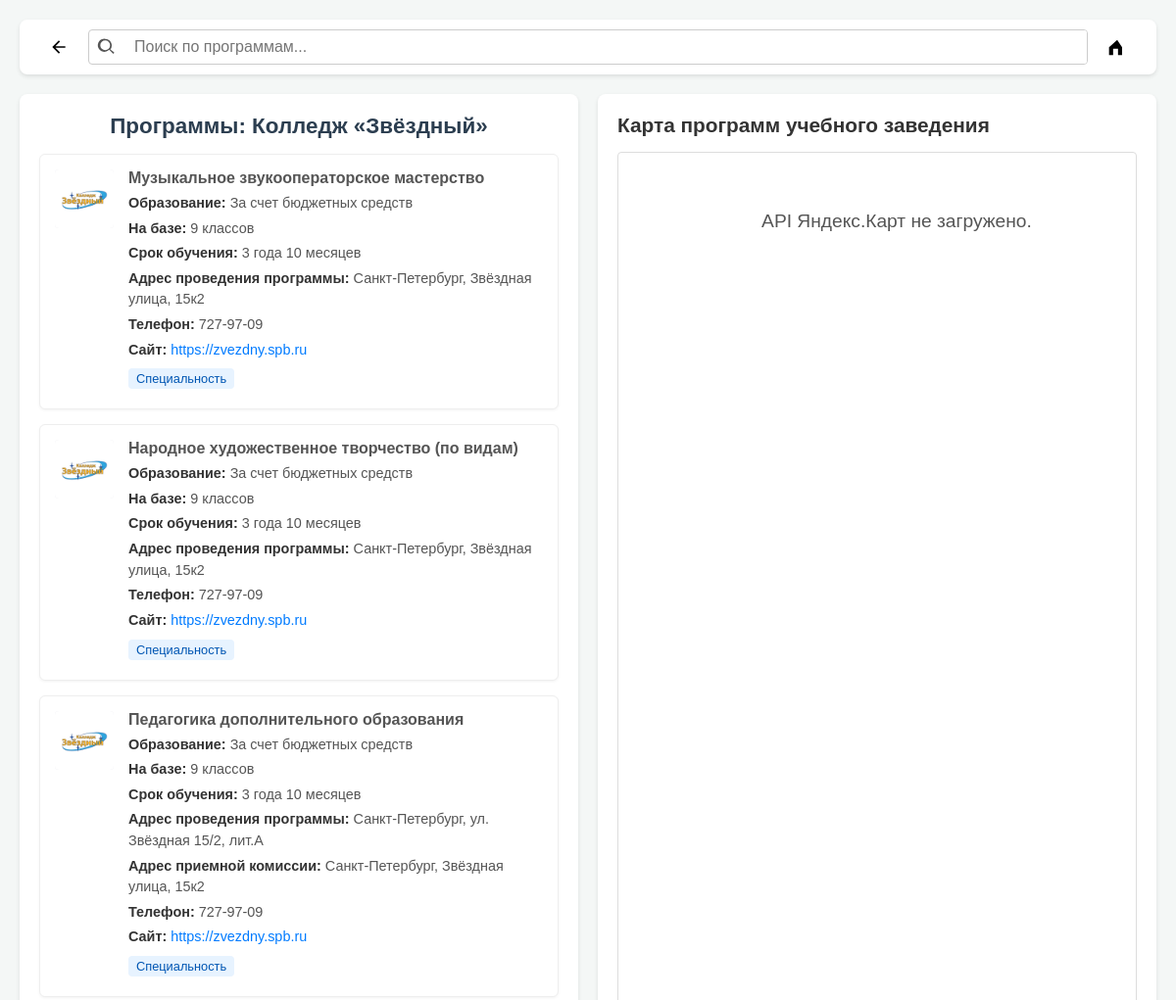
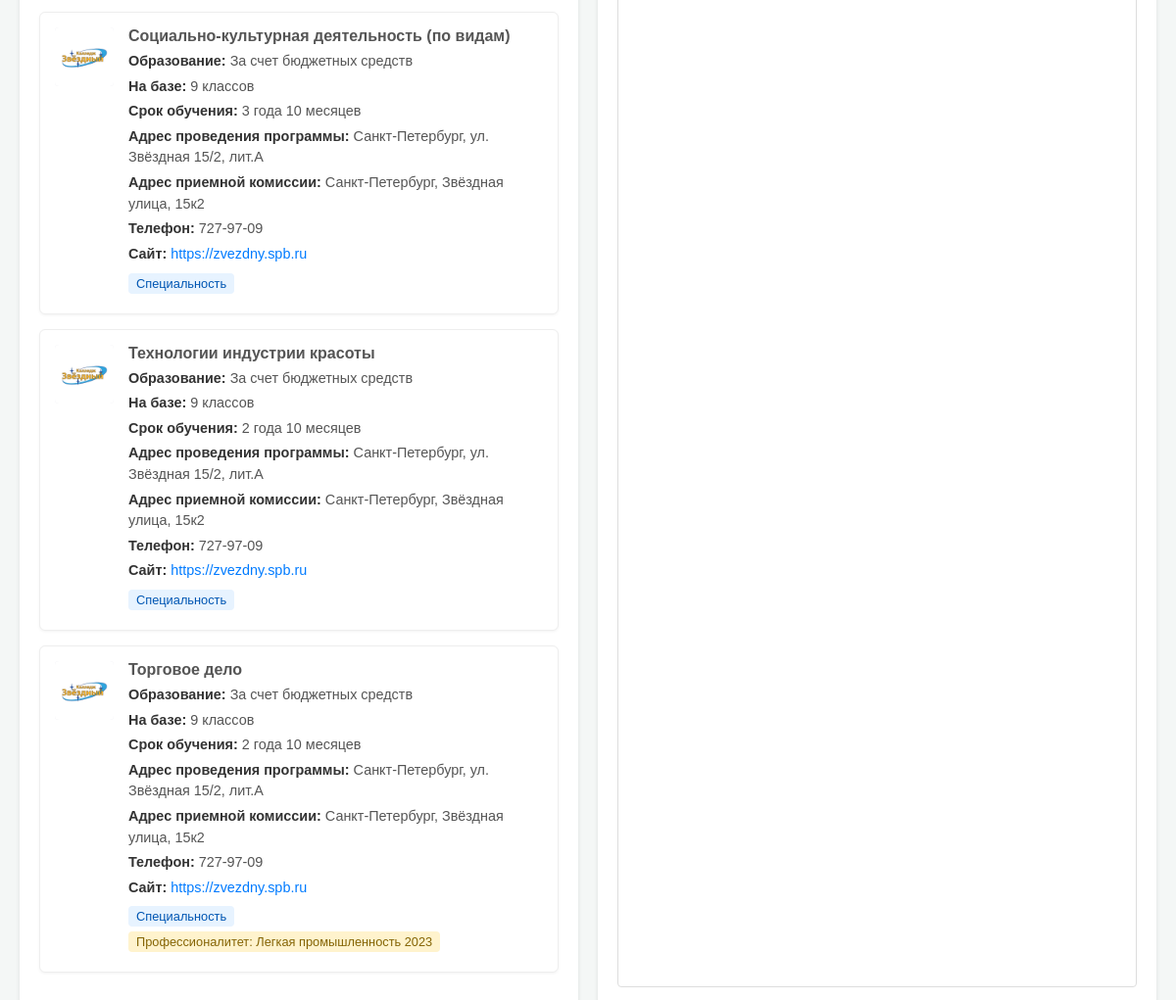
The page /abiturent/establishment-programs.php?establishment_id=7 on the database its author committed (2 pictures, top to bottom).
### tables this page shows
CREATE TABLE `establishments` (
  `id` int(11) NOT NULL,
  `name` text NOT NULL,
  `logo_path` text DEFAULT NULL,
  `address` text DEFAULT NULL,
  `latitude` text DEFAULT NULL,
  `longitude` text DEFAULT NULL,
  `phone` text DEFAULT NULL,
  `website` text DEFAULT NULL,
  `created_at` timestamp NOT NULL DEFAULT current_timestamp()
);

CREATE TABLE `bundles` (
  `id` int(11) NOT NULL,
  `establishment_id` int(11) NOT NULL,
  `program_id` int(11) NOT NULL,
  `education_type` text DEFAULT NULL,
  `education_base` text DEFAULT NULL,
  `duration` text DEFAULT NULL,
  `program_address` text DEFAULT NULL,
  `program_latitude` text DEFAULT NULL,
  `program_longitude` text DEFAULT NULL,
  `cluster_id` int(11) DEFAULT NULL,
  `created_at` timestamp NOT NULL DEFAULT current_timestamp()
);

CREATE TABLE `programs` (
  `id` int(11) NOT NULL,
  `direction_id` int(11) NOT NULL,
  `name` text NOT NULL,
  `program_code` text NOT NULL,
  `keywords` text DEFAULT NULL,
  `image_path` text DEFAULT NULL,
  `attributes` text DEFAULT NULL,
  `created_at` timestamp NOT NULL DEFAULT current_timestamp()
);

CREATE TABLE `clusters` (
  `id` int(11) NOT NULL,
  `name` text NOT NULL,
  `image_path` text DEFAULT NULL,
  `created_at` timestamp NOT NULL DEFAULT current_timestamp()
);

### abiturent/establishment-programs.php (the view, shortened to what this page needs)
<?php
require_once __DIR__ . '/admin/config.php';
$establishment_id_filter = isset($_GET['establishment_id']) ? (int)trim($_GET['establishment_id']) : null;
$page_title = 'Программы учебного заведения';
$links_data = [];
$current_establishment_name = null;
if ($establishment_id_filter) {
    $stmt_est_name = $conn->prepare("SELECT name FROM establishments WHERE id = ?");
    $stmt_est_name->bind_param("i", $establishment_id_filter);
    $stmt_est_name->execute();
    $est_name_res = $stmt_est_name->get_result();
    if ($est_data = $est_name_res->fetch_assoc()) {
        $current_establishment_name = $est_data['name'];
        $page_title = "Программы: " . htmlspecialchars($current_establishment_name);
    } else {
        $page_title = "Учебное заведение не найдено";
        $establishment_id_filter = null;
    }
    if ($establishment_id_filter && $current_establishment_name) {
        $sql_select_bundles = "
            SELECT
                b.id as bundle_id,
                b.education_type,
                b.education_base,
                b.duration,
                b.program_address,
                b.program_latitude,
                b.program_longitude,
                b.cluster_id,
                e.id as establishment_id,
                e.name as establishment_name,
                e.logo_path as establishment_logo_path,
                e.address as establishment_main_address,
                e.latitude as establishment_main_latitude,
                e.longitude as establishment_main_longitude,
                e.phone as establishment_phone,
                e.website as establishment_website,
                p.id as program_id,
                p.name as program_name,
                p.program_code as program_code_val,
                p.attributes as program_attributes,
                cls.name as actual_cluster_name
            FROM bundles b
            JOIN establishments e ON b.establishment_id = e.id
            JOIN programs p ON b.program_id = p.id
            LEFT JOIN clusters cls ON b.cluster_id = cls.id
            WHERE b.establishment_id = ?
            ORDER BY p.name
        ";
        $stmt_links = $conn->prepare($sql_select_bundles);
        $stmt_links->bind_param("i", $establishment_id_filter);
        $stmt_links->execute();
        $result_links = $stmt_links->get_result();
        $raw_bundles_data = $result_links->fetch_all(MYSQLI_ASSOC);
        foreach($raw_bundles_data as $bundle) {
            $link_item = [];
            $link_item['id'] = $bundle['bundle_id'];
            $link_item['college_name'] = $bundle['establishment_name'];
            $link_item['college_logo_path'] = $bundle['establishment_logo_path'] ?  "./uploads/establishments/".$bundle['establishment_logo_path'] : "uploads/establishments/placeholder.svg";
            $link_item['program_name_in_bundle'] = $bundle['program_name'];
            $link_item['show_program_name_in_card'] = false;
            $link_item['education_type'] = $bundle['education_type'];
            $link_item['base_level'] = $bundle['education_base'];
            $link_item['duration'] = $bundle['duration'];
            $link_item['program_address'] = $bundle['program_address'];
            $link_item['commission_address'] = $bundle['establishment_main_address'];
            $link_item['phone'] = $bundle['establishment_phone'];
            $link_item['website'] = $bundle['establishment_website'];
            $link_item['program_attributes_array'] = !empty($bundle['program_attributes']) ? array_map('trim', explode(',', $bundle['program_attributes'])) : [];
            $link_item['is_professionalitet'] = !empty($bundle['cluster_id']);
            $link_item['cluster_name_on_card'] = $bundle['actual_cluster_name'];
            $link_item['latitude'] = $bundle['program_latitude'] ? $bundle['program_latitude'] : $bundle['establishment_main_latitude'];
            $link_item['longitude'] = $bundle['program_longitude'] ? $bundle['program_longitude'] : $bundle['establishment_main_longitude'];
            $link_item['map_address'] = $bundle['program_address'] ? $bundle['program_address'] : $bundle['establishment_main_address'];
            $link_item['search_text'] = strtolower(
                ($bundle['establishment_name'] ?? '') . " " .
                ($bundle['program_name'] ?? '') . " " .
                ($bundle['education_type'] ?? '') . " " .
                ($bundle['education_base'] ?? '') . " " .
                ($bundle['program_address'] ?? '') . " " .
                ($bundle['establishment_main_address'] ?? '') . " " .
                implode(' ', $link_item['program_attributes_array']) .
                ($link_item['is_professionalitet'] ? " профессионалитет " . ($bundle['actual_cluster_name'] ?? '') : "")
            );
            $links_data[] = $link_item;
        }
    }
} else {
    $page_title = "Учебное заведение не выбрано";
}
?>
<!DOCTYPE html>
<html lang="ru">
<head>
</head>
<body>
    <header class="header">
        <button class="header-button back-button" id="backButton" title="Назад">
             <svg xmlns="http://www.w3.org/2000/svg" viewBox="0 0 24 24" fill="currentColor" width="20px" height="20px">
                <path d="M20 11H7.83l5.59-5.59L12 4l-8 8 8 8 1.41-1.41L7.83 13H20v-2z"/>
            </svg>
        </button>
        <div class="search-area">
            <div class="search-container">
                 <svg xmlns="http://www.w3.org/2000/svg" viewBox="0 0 24 24" fill="currentColor" width="20px" height="20px">
                    <path d="M10 2a8 8 0 0 1 6.32 12.9L20.69 18.3a1 1 0 0 1-1.41 1.41l-4.39-4.38A8 8 0 1 1 10 2zm0 2a6 6 0 1 0 0 12A6 6 0 0 0 10 4z"/>
                </svg>
                <input type="text" class="search-input" id="linkSearchInput" placeholder="Поиск по программам...">
            </div>
             <button class="header-button filter-button" id="goHomeButtonEst" title="На главную"> <svg xmlns="http://www.w3.org/2000/svg" viewBox="0 0 24 24" fill="currentColor" width="20px" height="20px">
                   <path d="M12 3.198l-10 9.143V22h5V14h6v8h5V12.34L12 3.198z"/>
                </svg>
            </button>
        </div>
    </header>
    <main class="container">
        <div class="left-column">
            <h2 class="main-title" id="pageMainTitle"><?php echo htmlspecialchars($page_title); ?></h2>
            <div class="link-list" id="linkList">
                <?php if (!$establishment_id_filter): ?>
                    <p class="no-results php-message">Учебное заведение не выбрано. Пожалуйста, укажите ID учебного заведения.</p>
                <?php elseif (empty($links_data) && $current_establishment_name): ?>
                    <p class="no-results php-message">В учебном заведении "<?php echo htmlspecialchars($current_establishment_name); ?>" пока нет доступных программ.</p>
                <?php elseif (empty($links_data) && !$current_establishment_name): ?>
                     <p class="no-results php-message">Учебное заведение не найдено или не имеет программ.</p>
                <?php else: ?>
                    <?php foreach ($links_data as $link): ?>
                        <div class="link-item" data-id="<?php echo $link['id']; ?>" data-search-text="<?php echo htmlspecialchars($link['search_text']); ?>" data-lat="<?php echo htmlspecialchars($link['latitude']); ?>" data-lon="<?php echo htmlspecialchars($link['longitude']); ?>">
                            <div class="college-logo">
                                <img src="<?php echo htmlspecialchars($link['college_logo_path']); ?>" alt="Логотип <?php echo htmlspecialchars($link['college_name']); ?>">
                            </div>
                            <div class="link-details">
                                <span class="program-name-in-card"><?php echo htmlspecialchars($link['program_name_in_bundle']); ?></span>
                                <?php if (!empty($link['education_type'])): ?><p><strong>Образование:</strong> <?php echo htmlspecialchars($link['education_type']); ?></p><?php endif; ?>
                                <?php if (!empty($link['base_level'])): ?><p><strong>На базе:</strong> <?php echo htmlspecialchars($link['base_level']); ?></p><?php endif; ?>
                                <?php if (!empty($link['duration'])): ?><p><strong>Срок обучения:</strong> <?php echo htmlspecialchars($link['duration']); ?></p><?php endif; ?>
                                <?php if (!empty($link['program_address'])): ?><p><strong>Адрес проведения программы:</strong> <?php echo htmlspecialchars($link['program_address']); ?></p><?php endif; ?>
                                <?php if (!empty($link['commission_address']) && $link['commission_address'] !== $link['program_address']): ?>
                                    <p><strong>Адрес приемной комиссии:</strong> <?php echo htmlspecialchars($link['commission_address']); ?></p>
                                <?php endif; ?>
                                <?php if (!empty($link['phone'])): ?><p><strong>Телефон:</strong> <?php echo htmlspecialchars($link['phone']); ?></p><?php endif; ?>
                                <?php if (!empty($link['website'])): ?><p class="college-website"><strong>Сайт:</strong> <a href="<?php echo htmlspecialchars($link['website']); ?>" target="_blank" rel="noopener noreferrer"><?php echo htmlspecialchars($link['website']); ?></a></p><?php endif; ?>
                                <div class="tags-container">
                                    <?php if (!empty($link['program_attributes_array'])): ?>
                                        <?php foreach ($link['program_attributes_array'] as $attr):
                                              $tag_class = 'attribute-tag';
                                        ?>
                                            <span class="<?php echo $tag_class; ?>"><?php echo htmlspecialchars($attr); ?></span>
                                        <?php endforeach; ?>
                                    <?php endif; ?>
                                    <?php if ($link['is_professionalitet']): ?>
                                        <span class="attribute-tag professionalitet-tag">
                                            Профессионалитет<?php echo !empty($link['cluster_name_on_card']) ? ': ' . htmlspecialchars($link['cluster_name_on_card']) : ''; ?>
                                        </span>
                                    <?php endif; ?>
                                </div>
                            </div>
                        </div>
                    <?php endforeach; ?>
                <?php endif; ?>
            </div>
        </div>
        <div class="right-column">
            <h3 class="map-title">Карта программ учебного заведения</h3>
            <div id="map" class="map-container">
            </div>
        </div>
    </main>
</body>
</html>

### abiturent/establishment-programs.php (style rules this page uses)
body { font-family: sans-serif; margin: 0; background-color: #f4f7f6; display: flex; flex-direction: column; align-items: center; padding: 20px; }
.header { width: 100%; max-width: 1200px; display: flex; align-items: center; background-color: #fff; padding: 10px 20px; border-radius: 8px; box-shadow: 0 2px 4px rgba(0, 0, 0, 0.1); margin-bottom: 20px; box-sizing: border-box; }
.search-area { display: flex; align-items: center; flex-grow: 1; }
.search-container { display: flex; align-items: center; flex-grow: 1; border: 1px solid #ccc; border-radius: 4px; overflow: hidden; margin-right: 10px; }
.search-input { border: none; padding: 8px 10px; flex-grow: 1; outline: none; font-size: 1rem; }
.search-container svg { margin: 0 8px; color: #555; }
.header-button { background-color: transparent; border: none; padding: 8px 10px; cursor: pointer; display: flex; align-items: center; }
.back-button { margin-right: 10px; }
.container { width: 100%; max-width: 1200px; display: flex; gap: 20px; flex: 1; }
.left-column { flex: 1; background-color: #fff; padding: 20px; border-radius: 8px; box-shadow: 0 2px 4px rgba(0, 0, 0, 0.1); overflow-y: auto; max-height: calc(100vh - 160px); display: flex; flex-direction: column; }
.right-column { flex: 1; background-color: #fff; padding: 20px; border-radius: 8px; box-shadow: 0 2px 4px rgba(0, 0, 0, 0.1); display: flex; flex-direction: column; }
.main-title { margin-top: 0; margin-bottom: 15px; font-size: 1.4em; color: #2c3e50; text-align: center; }
.link-list { margin-top: 0; flex-grow: 1; }
.link-item { display: flex; align-items: flex-start; border: 1px solid #eee; border-radius: 6px; padding: 15px; margin-bottom: 15px; background-color: #fff; box-shadow: 0 1px 3px rgba(0, 0, 0, 0.05); transition: background-color 0.2s ease, box-shadow 0.2s; cursor: pointer; }
.college-logo { width: 60px; height: 60px; margin-right: 15px; border-radius: 4px; display: flex; justify-content: center; align-items: center; overflow: hidden; flex-shrink: 0; background-color: #e9ecef; }
.college-logo img { max-width: 100%; max-height: 100%; object-fit: contain; }
.link-details { flex-grow: 1; }
.link-details .program-name-in-card { font-size: 1rem; color: #555; margin-bottom: 6px; display:block; font-weight: bold; }
.link-details p { margin: 4px 0; font-size: 0.9rem; color: #555; line-height: 1.5; }
.link-details p strong { color: #333; }
.college-website a { color: #007bff; text-decoration: none; }
.tags-container { margin-top: 8px; }
.attribute-tag { display: inline-block; background-color: #e7f3ff; color: #0056b3; padding: 3px 8px; border-radius: 4px; font-size: 0.8rem; margin-right: 5px; margin-bottom: 5px; }
.professionalitet-tag { background-color: #fff3cd; color: #856404; }
.map-title { margin-top: 0; margin-bottom: 15px; font-size: 1.3em; color: #333; }
.map-container { flex-grow: 1; min-height: 400px; border-radius: 4px; overflow: hidden; border: 1px solid #ddd; }

### rows shown on the page
establishments: name "Программы: Колледж «Звёздный»"
bundles: program.name "Музыкальное звукооператорское мастерство", education_type "За счет бюджетных средств", education_base "9 классов", duration "3 года 10 месяцев", program_address "Санкт-Петербург, Звёздная улица, 15к2", establishment.phone "727-97-09", establishment.website "https://zvezdny.spb.ru", attr "Специальность"
bundles: program.name "Народное художественное творчество (по видам)", education_type "За счет бюджетных средств", education_base "9 классов", duration "3 года 10 месяцев", program_address "Санкт-Петербург, Звёздная улица, 15к2", establishment.phone "727-97-09", establishment.website "https://zvezdny.spb.ru", attr "Специальность"
bundles: program.name "Педагогика дополнительного образования", education_type "За счет бюджетных средств", education_base "9 классов", duration "3 года 10 месяцев", program_address "Санкт-Петербург, ул. Звёздная 15/2, лит.А", establishment.address "Санкт-Петербург, Звёздная улица, 15к2", establishment.phone "727-97-09", establishment.website "https://zvezdny.spb.ru", attr "Специальность"
bundles: program.name "Социально-культурная деятельность (по видам)", education_type "За счет бюджетных средств", education_base "9 классов", duration "3 года 10 месяцев", program_address "Санкт-Петербург, ул. Звёздная 15/2, лит.А", establishment.address "Санкт-Петербург, Звёздная улица, 15к2", establishment.phone "727-97-09", establishment.website "https://zvezdny.spb.ru", attr "Специальность"
bundles: program.name "Технологии индустрии красоты", education_type "За счет бюджетных средств", education_base "9 классов", duration "2 года 10 месяцев", program_address "Санкт-Петербург, ул. Звёздная 15/2, лит.А", establishment.address "Санкт-Петербург, Звёздная улица, 15к2", establishment.phone "727-97-09", establishment.website "https://zvezdny.spb.ru", attr "Специальность"
bundles: program.name "Торговое дело", education_type "За счет бюджетных средств", education_base "9 классов", duration "2 года 10 месяцев", program_address "Санкт-Петербург, ул. Звёздная 15/2, лит.А", establishment.address "Санкт-Петербург, Звёздная улица, 15к2", establishment.phone "727-97-09", establishment.website "https://zvezdny.spb.ru", attr "Специальность", cluster.name "Легкая промышленность 2023"
